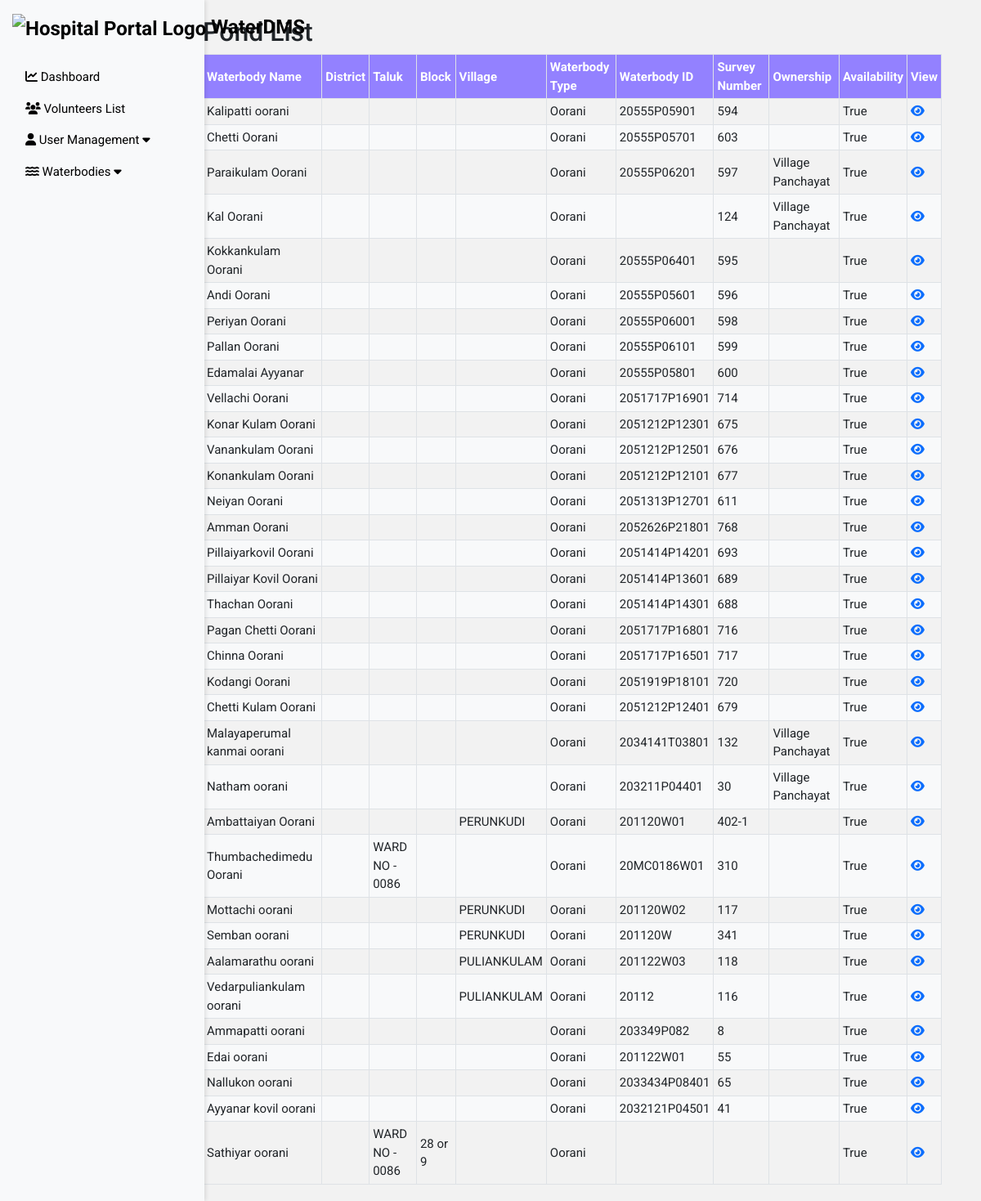
The page /ponds/ on the database its author committed.
### waterbodies_app/models.py (models this page shows, shortened)
class Pond(models.Model):
    name = models.CharField(max_length=100, primary_key=True)
    district = models.CharField(max_length=100)
    taluk = models.CharField(max_length=100)
    block = models.CharField(max_length=100)
    village = models.CharField(max_length=100)
    waterbody_type = models.CharField(max_length=100)
    waterbody_id = models.CharField(max_length=100)
    survey_number = models.CharField(max_length=100)
    ownership = models.CharField(max_length=100)
    availability = models.CharField(max_length=100)

### waterbodies_app/views.py (the view)
# urls.py: path('ponds/', pond_list, name='pond_list'),
def pond_list(request):
    ponds = Pond.objects.all()
    return render(request, 'pond_list.html', {'ponds': ponds})

### templates/pond_list.html (shortened to what this page needs)
<!DOCTYPE html>
<html lang="en">
<head>
     {% load static %}
<link href="https://cdn.jsdelivr.net/npm/bootstrap@5.1.3/dist/css/bootstrap.min.css" rel="stylesheet">
<link rel="stylesheet" href="https://unpkg.com/leaflet/dist/leaflet.css" />
<link rel="stylesheet" href="https://cdnjs.cloudflare.com/ajax/libs/font-awesome/6.0.0/css/all.min.css">
<link rel="stylesheet" href="https://unpkg.com/leaflet.markercluster/dist/MarkerCluster.css" />
<link rel="stylesheet" href="https://unpkg.com/leaflet.markercluster/dist/MarkerCluster.Default.css" />
<link rel="stylesheet" href="https://unpkg.com/leaflet/dist/leaflet.css" />
</head>
<body>
    <div class="container-fluid">
        <div class="row">
            <nav class="col-md-3 col-lg-2 d-md-block bg-light sidebar">
                <div class="position-sticky">
                    <ul class="nav flex-column">
                        <li class="nav-item">
                            <a class="navbar-brand" href="{% url 'admin-dashboard' %}">
                                <img src="{% static 'Image/logoT.png' %}" alt="Hospital Portal Logo" style="height: 30px; width: auto;">
                                WaterDMS
                            </a>
                        </li><br>
                        <li class="nav-item">
                            <a class="nav-link" href="{% url 'admin-dashboard' %}">
                                <i class="fas fa-chart-line"></i>
                                Dashboard
                            </a>
                        </li>
                        <li class="nav-item">
                            <a class="nav-link" href="{% url 'volunteers_list' %}">
                                <i class="fas fa-users"></i>
                                Volunteers List
                            </a>
                        </li>
                        <li class="nav-item">
                            <a class="nav-link" data-bs-toggle="collapse" href="#userManagementDropdown" role="button" aria-expanded="false" aria-controls="userManagementDropdown">
                                <i class="fas fa-user"></i>
                                User Management
                                <i class="fas fa-caret-down"></i>
                            </a>
                        </li>
                        <li class="nav-item">
                            <a class="nav-link" data-bs-toggle="collapse" href="#waterbodiesDropdown" role="button" aria-expanded="false" aria-controls="waterbodiesDropdown">
                                <i class="fas fa-water"></i>
                                Waterbodies
                                <i class="fas fa-caret-down"></i>
                            </a>
                        </li>
                    </ul>
                </div>
            </nav>
            <main class="col-md-9 ms-sm-auto col-lg-10 px-md-4">
                <section class="container">
                    <div class="row">
                        <div class="container">
                            <h2>Pond List</h2>
                        </div>
                    </div>
                        <div class="table-responsive" id="hospitalTable">
                            <table>
                                <thead>
                                    <tr>
                                        <th>Waterbody Name</th>
                                        <th>District</th>
                                        <th>Taluk</th>
                                        <th>Block</th>
                                        <th>Village</th>
                                        <th>Waterbody Type</th>
                                        <th>Waterbody ID</th>
                                        <th>Survey Number</th>
                                        <th>Ownership</th>
                                        <th>Availability</th>
                                        <th>View</th>
                                    </tr>
                                </thead>
                                <tbody>
                                    {% for pond in ponds %}
                                    <tr>
                                        <td>{{ pond.name }}</td>
                                        <td>{{ pond.district }}</td>
                                        <td>{{ pond.taluk }}</td>
                                        <td>{{ pond.block }}</td>
                                        <td>{{ pond.village }}</td>
                                        <td>{{ pond.waterbody_type }}</td>
                                        <td>{{ pond.waterbody_id }}</td>
                                        <td>{{ pond.survey_number }}</td>
                                        <td>{{ pond.ownership }}</td>
                                        <td>{{ pond.availability }}</td>
                                        <td>
                                            <a href="#" class="view-details" data-pond-name="{{ pond.waterbody_name }}">
                                                <i class="fas fa-eye"></i>
                                            </a>
                                        </td>
                                    </tr>
                                    {% endfor %}
                                </tbody>
                            </table>
                        </div>
                        </div>
                    </div>
</body>
</html>

### templates/pond_list.html (style rules this page uses)
body { font-family: 'Roboto', Tahoma, Geneva, Verdana, sans-serif; background-color: #f2f2f2; font-size: 15px; height: 100vh; margin: 0; overflow-x: hidden; }
nav.sidebar { background-color: #f2f2f2; color: #000; box-shadow: 2px 0 5px rgba(0, 0, 0, 0.1); padding: 15px; position: fixed; top: 0; left: 0; height: 100%; width: 100%; z-index: 1000; }
nav .navbar-brand { font-family: 'Roboto', sans-serif; color: black; font-size: 24px; font-weight: bold; }
nav .nav-link { color: #000; font-size: 15px; font-weight:normal; transition: color 0.3s ease; }
section { padding: 20px; }
@media (min-width: 768px) { nav.sidebar { width: 250px; } }
@media (min-width: 768px) { main { margin-left: 250px; } }
th, td { border: 1px solid #dee2e6; padding: 12px; text-align: left; }
#hospitalTable th, #hospitalTable td { border: 1px solid #dee2e6; padding: 4px; text-align: left; }
#hospitalTable th { background-color: #9381ff !important; color: #fff; }
#hospitalTable tr:nth-child(even) { background-color: #f8f9fa; }

### rows shown on the page
Pond: name "Kalipatti oorani", waterbody_type "Oorani", waterbody_id "20555P05901", survey_number "594", availability "True"
Pond: name "Chetti Oorani", waterbody_type "Oorani", waterbody_id "20555P05701", survey_number "603", availability "True"
Pond: name "Paraikulam Oorani", waterbody_type "Oorani", waterbody_id "20555P06201", survey_number "597", ownership "Village Panchayat", availability "True"
Pond: name "Kal Oorani", waterbody_type "Oorani", survey_number "124", ownership "Village Panchayat", availability "True"
Pond: name "Kokkankulam Oorani", waterbody_type "Oorani", waterbody_id "20555P06401", survey_number "595", availability "True"
Pond: name "Andi Oorani", waterbody_type "Oorani", waterbody_id "20555P05601", survey_number "596", availability "True"
Pond: name "Periyan Oorani", waterbody_type "Oorani", waterbody_id "20555P06001", survey_number "598", availability "True"
Pond: name "Pallan Oorani", waterbody_type "Oorani", waterbody_id "20555P06101", survey_number "599", availability "True"
Pond: name "Edamalai Ayyanar", waterbody_type "Oorani", waterbody_id "20555P05801", survey_number "600", availability "True"
Pond: name "Vellachi Oorani", waterbody_type "Oorani", waterbody_id "2051717P16901", survey_number "714", availability "True"
Pond: name "Konar Kulam Oorani", waterbody_type "Oorani", waterbody_id "2051212P12301", survey_number "675", availability "True"
Pond: name "Vanankulam Oorani", waterbody_type "Oorani", waterbody_id "2051212P12501", survey_number "676", availability "True"
Pond: name "Konankulam Oorani", waterbody_type "Oorani", waterbody_id "2051212P12101", survey_number "677", availability "True"
Pond: name "Neiyan Oorani", waterbody_type "Oorani", waterbody_id "2051313P12701", survey_number "611", availability "True"
Pond: name "Amman Oorani", waterbody_type "Oorani", waterbody_id "2052626P21801", survey_number "768", availability "True"
Pond: name "Pillaiyarkovil Oorani", waterbody_type "Oorani", waterbody_id "2051414P14201", survey_number "693", availability "True"
Pond: name "Pillaiyar Kovil Oorani", waterbody_type "Oorani", waterbody_id "2051414P13601", survey_number "689", availability "True"
Pond: name "Thachan Oorani", waterbody_type "Oorani", waterbody_id "2051414P14301", survey_number "688", availability "True"
Pond: name "Pagan Chetti Oorani", waterbody_type "Oorani", waterbody_id "2051717P16801", survey_number "716", availability "True"
Pond: name "Chinna Oorani", waterbody_type "Oorani", waterbody_id "2051717P16501", survey_number "717", availability "True"
Pond: name "Kodangi Oorani", waterbody_type "Oorani", waterbody_id "2051919P18101", survey_number "720", availability "True"
Pond: name "Chetti Kulam Oorani", waterbody_type "Oorani", waterbody_id "2051212P12401", survey_number "679", availability "True"
Pond: name "Malayaperumal kanmai oorani", waterbody_type "Oorani", waterbody_id "2034141T03801", survey_number "132", ownership "Village Panchayat", availability "True"
Pond: name "Natham oorani", waterbody_type "Oorani", waterbody_id "203211P04401", survey_number "30", ownership "Village Panchayat", availability "True"
Pond: name "Ambattaiyan Oorani", village "PERUNKUDI", waterbody_type "Oorani", waterbody_id "201120W01", survey_number "402-1", availability "True"
Pond: name "Thumbachedimedu Oorani", taluk "WARD NO - 0086", waterbody_type "Oorani", waterbody_id "20MC0186W01", survey_number "310", availability "True"
Pond: name "Mottachi oorani", village "PERUNKUDI", waterbody_type "Oorani", waterbody_id "201120W02", survey_number "117", availability "True"
Pond: name "Semban oorani", village "PERUNKUDI", waterbody_type "Oorani", waterbody_id "201120W", survey_number "341", availability "True"
Pond: name "Aalamarathu oorani", village "PULIANKULAM", waterbody_type "Oorani", waterbody_id "201122W03", survey_number "118", availability "True"
Pond: name "Vedarpuliankulam oorani", village "PULIANKULAM", waterbody_type "Oorani", waterbody_id "20112", survey_number "116", availability "True"
Pond: name "Ammapatti oorani", waterbody_type "Oorani", waterbody_id "203349P082", survey_number "8", availability "True"
Pond: name "Edai oorani", waterbody_type "Oorani", waterbody_id "201122W01", survey_number "55", availability "True"
Pond: name "Nallukon oorani", waterbody_type "Oorani", waterbody_id "2033434P08401", survey_number "65", availability "True"
Pond: name "Ayyanar kovil oorani", waterbody_type "Oorani", waterbody_id "2032121P04501", survey_number "41", availability "True"
Pond: name "Sathiyar oorani", taluk "WARD NO - 0086", block "28 or 9", waterbody_type "Oorani", availability "True"
